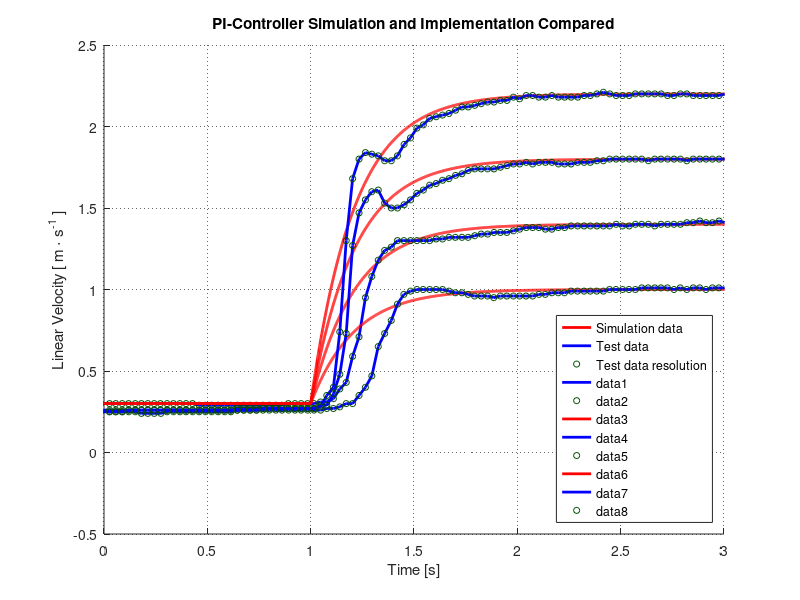

The MATLAB source for this figure:
clear all
close all;
clc;

%csvwrite('simulationPImultiStep.csv', ScopeData14);
simData = csvread('simulationPImultiStep.csv', 0, 0);
simData(:,1) = simData(:,1)-2

%data = csvread('LOG00238.csv');

data = csvread('LOG00217.csv');%, 0, 0); 18 to 22    use step 16
data(:,1) = (data(:,1)-4035)/1000;
data1 = csvread('LOG00224.csv');%, 0, 0);
data1(:,1) = (data1(:,1)-4035)/1000;
data2 = csvread('LOG00225.csv');%, 0, 0);
data2(:,1) = (data2(:,1)-4035)/1000;
data3 = csvread('LOG00227.csv');%, 0, 0);
data3(:,1) = (data3(:,1)-4035)/1000;

%data(:,3) = data(:,3);%-5.5;

hold on;
%[AX, vel, bat] = plotyy( data(:,1), data(:,2), data(:,1), data(:,3));
%set(AX(1),'xlim',[0 3], 'ylim', [0 3], 'ycolor', [0 0 1]);
%set(vel, 'Color', [0 0 1], 'LineWidth', 2);
%set(AX(2),'xlim',[0 3], 'ylim', [3 8], 'ycolor', [1 0 0]);
%set(bat, 'Color', [1 0 0], 'LineWidth', 2);
%hline = line([1.144 1.144], [0 3]);
%set(hline, 'Color', [.3 .3 .3], 'LineWidth', 1, 'LineStyle', '--');

plot( simData(:,1), simData(:,4), 'r', 'LineWidth', 2);
plot( data(:,1), data(:,2), 'b', 'LineWidth', 2);
scatter( data(:,1), data(:,2), 20, [0 .3 0], 'o' );

plot( simData(:,1), simData(:,2), 'r', 'LineWidth', 2);
legend('Simulation data','Test data', 'Test data resolution', 'Location', 'southeast')
plot( data1(:,1), data1(:,2), 'b', 'LineWidth', 2);
scatter( data1(:,1), data1(:,2), 20, [0 .3 0], 'o' );

plot( simData(:,1), simData(:,6), 'r', 'LineWidth', 2);
plot( data2(:,1), data2(:,2), 'b', 'LineWidth', 2);
scatter( data2(:,1), data2(:,2), 20, [0 .3 0], 'o' );

plot( simData(:,1), simData(:,8), 'r', 'LineWidth', 2);
plot( data3(:,1), data3(:,2), 'b', 'LineWidth', 2);
scatter( data3(:,1), data3(:,2), 20, [0 .3 0], 'o' );


%Title and axis labels added
title('PI-Controller Simulation and Implementation Compared')
xlabel('Time [s]')
ylabel('Linear Velocity [ m \cdot s^{-1} ]')
%ylabel(AX(2), 'Battery Voltage [ V ]')

xlim([ 0 3 ]);

grid on
set(gca,'GridLineStyle',':', 'GridColor', 'k', 'GridAlpha', .6)

%xlim([ 0 3 ]);

%set(AX(1), 'Xgrid', 'on', 'Ygrid', 'on', 'ytick', [0 .5 1 1.5 2], 'GridLineStyle',':', 'GridColor', 'k', 'GridAlpha', .6)
%set(AX(2), 'Xgrid', 'on', 'Ygrid', 'on', 'GridLineStyle',':', 'GridColor', 'k', 'GridAlpha', .6)
